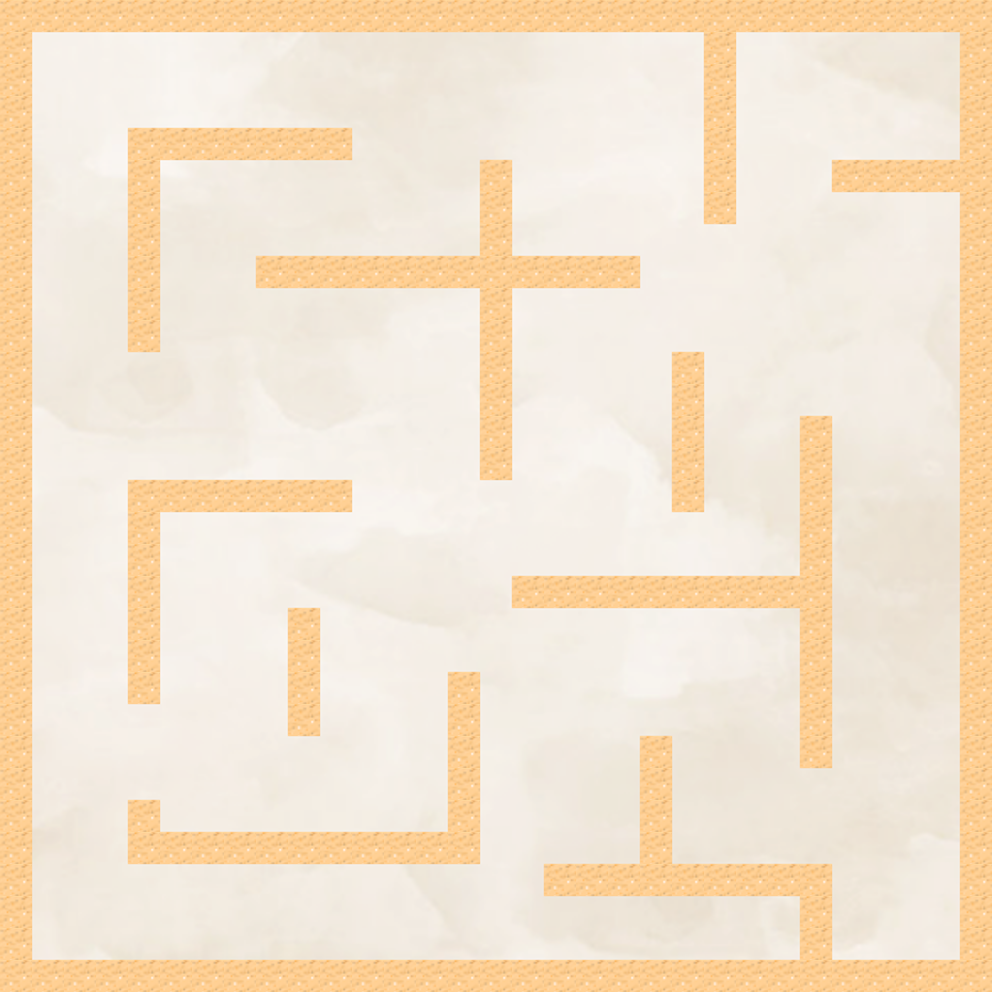

Below is a game level as drawn by its tile map, then a one-line description and the .tmx that defines it (tile-layer data replaced by summaries):
An orthogonal 31x31 tile map with 32x32 px tiles, 2 tile layers (background, wall), 2 tilesets and 1 object (AI).

<map version="1.0" orientation="orthogonal" renderorder="right-down" width="31" height="31" tilewidth="32" tileheight="32" nextobjectid="3">
 <tileset firstgid="1" name="_wall" tilewidth="32" tileheight="32" tilecount="625" columns="25">
  <image source="wall.png" width="800" height="800" />
  <tile id="0">
   <properties>
    <property name="collidable" type="bool" value="true" />
   </properties>
  </tile>
 </tileset>
 <tileset firstgid="626" name="_bg" tilewidth="32" tileheight="32" tilecount="961" columns="31">
  <image source="tile_bg.png" width="992" height="992" />
 </tileset>
 <layer name="background" width="31" height="31">
  <data>[961 cells, 961 non-empty, 961 distinct tile ids]</data>
 </layer>
 <layer name="wall" width="31" height="31">
  <properties>
   <property name="collidable" type="bool" value="false" />
  </properties>
  <data>[961 cells, 238 non-empty, 1 distinct tile ids]</data>
 </layer>
 <objectgroup name="role">
  <object id="1" name="AI" x="768" y="68" width="26" height="24" />
 </objectgroup>
</map>